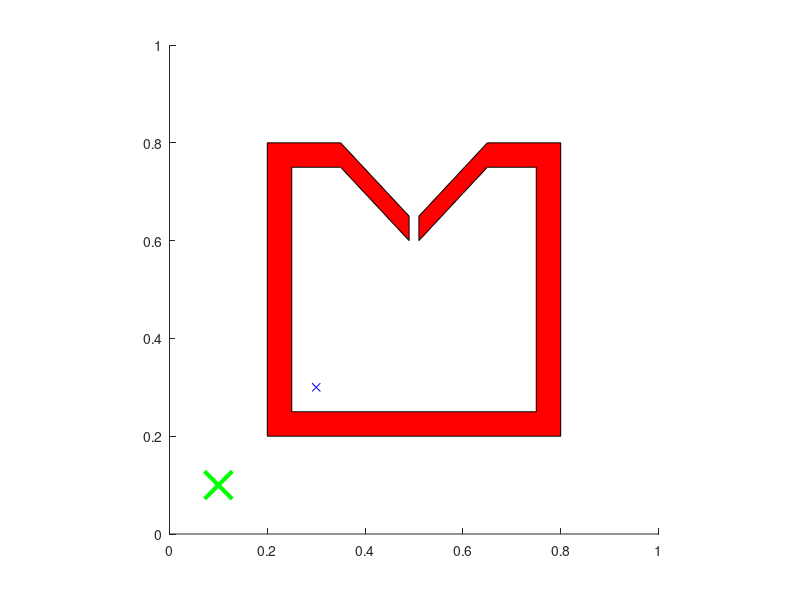

Write MATLAB code to recreate this figure. (Note: this script raises an error after producing the figure.)
function rrt_bugtrap(planning_mode)

if nargin < 1, planning_mode = 'rrt_connect'; end
bugtrap = [ .35 .8; .49 .65; .49 .60; .35 .75; .25 .75; .25 .25; ...
  .75 .25; .75 .75; .65 .75; .51 .60; .51 .65; .65 .8; .8 .8; .8 .2; ...
  .2 .2; .2 .8; .35 .8]';

figure(1); clf; hold on;
patch(bugtrap(1,:),bugtrap(2,:),'r');
axis equal; 
axis([0 1 0 1]);
x_goal = [.1;.1];
x_start = [.3;.3];
plot(x_start(1),x_start(2),'bx',x_goal(1),x_goal(2),'gx','MarkerSize',20,'LineWidth',3);

prob = CartesianMotionPlanningTree(2);
prob = addConstraint(prob,FunctionHandleConstraint(0,0,2,@(x)inpolygon(x(1),x(2),bugtrap(1,:),bugtrap(2,:)),-2));

options = struct();
options.visualize = true;
prob.max_edge_length = .01;
prob.max_length_between_constraint_checks = .5;
switch planning_mode
  case 'rrt'
    [TA, path_ids_A, info] = prob.rrt(x_start, x_goal, options);
  case 'rrt_connect'
    [TA, path_ids_A, info] = prob.rrtConnect(x_start, x_goal, [], options);
end

TA.drawPath(path_ids_A);

end


function xs = uniformSamples

xs = rand(2,1);

end
